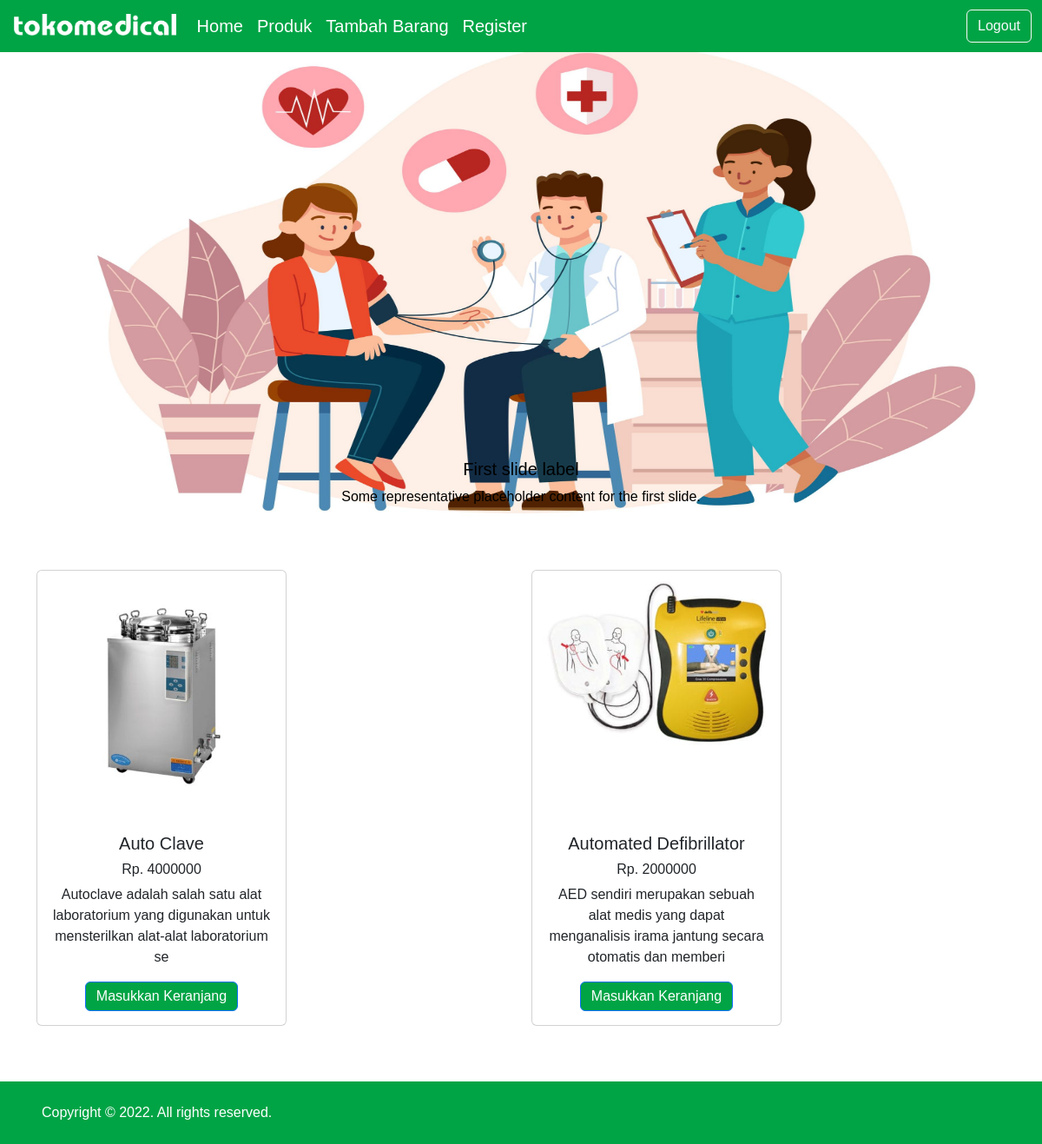
Page /index_admin.php (signed in) on the committed database.
### tables this page shows
CREATE TABLE `product` (
  `productid` int(11) NOT NULL,
  `name` varchar(200) NOT NULL,
  `price` int(10) NOT NULL,
  `foto` text NOT NULL,
  `penjelasan` varchar(105) NOT NULL
);

### index_admin.php (the view, shortened to what this page needs)
<!doctype html>
<html lang="en">
<head>
    <link href="https://cdn.jsdelivr.net/npm/bootstrap@5.2.2/dist/css/bootstrap.min.css" rel="stylesheet">
    <link href="https://getbootstrap.com/docs/5.2/assets/css/docs.css" rel="stylesheet">
    <link rel="stylesheet" href="style/style.css">
</head>
<body>
    <nav class="navbar fixed-top navbar-expand-lg background-primary" style="height:60px;">
        <div class="container-fluid">
            <a class="navbar-brand" href="index_admin.php" style="font-weight:bolder; color:#00A445;">
                <img src="asset/logo putih.png" alt="logo" style="height: 25px; margin-top: -7px; padding-left: 4px;"></a>
            <div class="collapse navbar-collapse" id="navbarSupportedContent" style="font-size:20px;">
                <ul class="navbar-nav me-auto mb-2 mb-lg-0">
                    <li class="nav-item" style="color: #00A445;">
                        <a class="nav-link active text-white" aria-current="page" href="index_admin.php">Home</a>
                    </li>
                    <li class="nav-item">
                        <a class="nav-link text-white " href="#produk">Produk</a>
                    </li>
                    <li class="nav-item">
                        <a class="nav-link text-white " href="index_tambah.php">Tambah Barang</a>
                    </li>
                    <li class="nav-item">
                        <a class="nav-link text-white " href="register_admin.php">Register</a>
                    </li>
                </ul>
                <a class="d-flex" href="logout.php" style="text-decoration: none;">
                    <button type="button" class="btn btn-outline-light">Logout</button>
                </a>
            </div>
        </div>
    </nav>
    <div id="carouselExampleCaptions" class="carousel slide" data-bs-ride="false">
        <div class="carousel-indicators">
            <button type="button" data-bs-target="#carouselExampleCaptions" data-bs-slide-to="0" class="active" aria-current="true" aria-label="Slide 1"></button>
            <button type="button" data-bs-target="#carouselExampleCaptions" data-bs-slide-to="1" aria-label="Slide 2"></button>
            <button type="button" data-bs-target="#carouselExampleCaptions" data-bs-slide-to="2" aria-label="Slide 3"></button>
        </div>
        <div class="carousel-inner">
            <div class="carousel-item active">
                <img src="asset/slide1.jpg" class="d-block w-100 h-100" alt="..." style="position: absolute; bottom: 0; left: 0; right: 0; padding-bottom: 0px;">
                <div class="carousel-caption d-none d-md-block" style="color: black;">
                    <h5>First slide label</h5>
                    <p>Some representative placeholder content for the first slide.</p>
                </div>
            </div>
        </div>
        <button class="carousel-control-prev" type="button" data-bs-target="#carouselExampleCaptions" data-bs-slide="prev">
            <span class="carousel-control-prev-icon" aria-hidden="true"></span>
        </button>
        <button class="carousel-control-next" type="button" data-bs-target="#carouselExampleCaptions" data-bs-slide="next">
            <span class="carousel-control-next-icon" aria-hidden="true"></span>
        </button>
    </div>
    <div id="produk">
        <div class="p-3 m-0 border-0">
            <div class="container text-center">
                <div class="row">
                    <?php
                    include('koneksi.php');
                    $sql   = "SELECT * FROM product";
                    $query  = mysqli_query($connect, $sql);
                    while ($data = mysqli_fetch_array($query)) {
                    ?>
                        <div class="col">
                            <div class="card" style="width: 18rem;">
                                <div class="m-2 p-1" style="height:270px;">
                                    <img src="img/<?php echo $data['foto']; ?>" class="card-img-top">
                                </div>
                                <div class="card-body">
                                    <h5 class="card-title"><?= $data['name']; ?></h5>
                                    <h6 class="card-title">Rp. <?= $data['price']; ?></h6>
                                    <p class="card-text"><?= $data['penjelasan']; ?></p>
                                    <button type="button" class="btn btn-primary pt-1 pb-1" data-bs-toggle="modal" data-bs-target="#staticBackdrop<?= $data['productid']; ?>" style="background-color: #00A445;">
                                        Masukkan Keranjang
                                    </button>
                                </div>
                            </div>
                        </div>
                    <?php } ?>
                </div>
            </div>
        </div>
    </div>
    <div class="d-flex flex-column flex-md-row text-center text-md-start justify-content-between py-4 px-4 px-xl-5 mt-5 background-primary">
        <div class="text-white mb-3 mb-md-0">
            Copyright © 2022. All rights reserved.
        </div>
    </div>
</body>
</html>

### style/style.css (style rules this page uses)
.background-primary { background: #00A445; }
.carousel-item { height: 40rem; color: white; position: relative; background-position: center; background-size: cover; }
body { font-family: 'Montserrat', sans-serif; }

### rows in the picture
product: foto (picture), name "Auto Clave", price "4000000", penjelasan "Autoclave adalah salah satu alat laboratorium yang digunakan untuk mensterilkan alat-alat laboratorium se"
product: foto (picture), name "Automated Defibrillator", price "2000000", penjelasan "AED sendiri merupakan sebuah alat medis yang dapat menganalisis irama jantung secara otomatis dan memberi"
